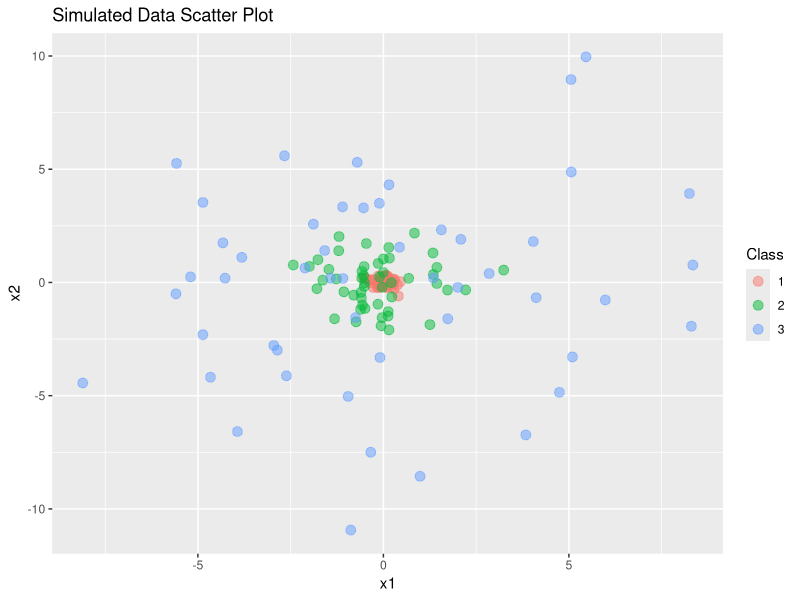

The R source for this figure: (Note: this script raises an error after producing the figure.)
# load relevant libraries
library(caret)
library(tidyverse)
library(ggpubr)
library(e1071)
library(ggplot2)
library(pROC)

# simulate non-linearly separable data: three-class dataset with 50 obs in each class + 2 features
set.seed(42)
class1 = matrix(rnorm(n = 50 *2, mean = 0, sd = 0.2), ncol = 2)
class2 = matrix(rnorm(n = 50 *2, mean = 0, sd = 0.3), ncol = 2) * 4
class3 = matrix(rnorm(n = 50 *2, mean = 0, sd = 0.45), ncol = 2) * 9

# generate labels
lab = factor(1:3)
lab = rep(lab, each = 50) # 50 observations per label/class

# combine data into one data frame
df = as.data.frame(rbind(class1, class2, class3))
lab = as.data.frame(lab)
df = cbind(df, lab)
df

# rename columns
colnames(df)
names(df)[names(df) == "V1"] = "x1"
names(df)[names(df) == "V2"] = "x2"
names(df)[names(df) == "lab"] = "Class"
df

# plot simulated data
require(ggplot2)
require(reshape2)
ggplot(df, aes(x = x1, y = x2, colour = Class), ) +
  geom_point(size = 3, alpha = 0.5) +
  ggtitle("Simulated Data Scatter Plot")

# get training and test sets
set.seed(42)
train.index = createDataPartition(df$Class, p = 0.5, list = FALSE, times = 1)
train = df[train.index,]
test = df[-train.index, -3]

#############################    RBF Kernel    #################################

# set train control
fitControl = trainControl(method = "repeatedcv",
                          number = 5,
                          repeats = 3)

# set normal radial function
set.seed(42)
svm.Radial = train(Class ~., data = train, method = "svmRadial",
                   trControl = fitControl,
                   preProcess = c("center", "scale"),
                   tuneLength = 5)
svm.Radial

# plot radial function
plot(svm.Radial)

# tune both parameters C and sigma
grid.Radial = expand.grid(sigma = c(0.01, 0.1, 1, 3, 10),
                         C = c(0.01, 0.1, 0.25,1, 10))

# set new radial function
set.seed(42)
svm.Radialg = train(Class ~., data = train, method = "svmRadial",
                    trControl = fitControl,
                    preProcess = c("center", "scale"),
                    tuneGrid = grid.Radial)
svm.Radialg # sigma = 3 and C = 1 

# plot new radial function with tuned parameters
plot(svm.Radialg)

# get test error / mean accuracy
pred.Radialg = predict(svm.Radialg, train[,-3])
radial.macc = mean(pred.Radialg == train[,3])
radial.macc # mean accuracy = 0.8533333
radial.terr = 1 - radial.macc
radial.terr # test error = 0.1466667

#########################    Polynomial Kernel    ##############################

# set polynomial function
svm.Polynomial = train(Class ~., data = train, method = "svmPoly",
                       trControl = fitControl,
                       preProcess = c("center", "scale"),
                       tunelength = 5)
svm.Polynomial # polynomial degree = 3, scale = 0.1 and C = 1

# plot polynomial function
plot(svm.Polynomial)

# get test error / mean accuracy
pred.Polynomial = predict(svm.Polynomial, train[,-3])
poly.macc = mean(pred.Polynomial == train[,3])
poly.macc # mean accuracy = 0.6933333
poly.terr = 1 - poly.macc
poly.terr # test error = 0.3066667

##################    Support Vector Classifier (SVC)    #######################

# tune parameter C
grid.SVC = expand.grid(C = c(0.01, 0.1, 1, 10, 100))

# set SVC
svm.SVC = train(Class ~., train, method = "svmLinear",
                trControl = fitControl,
                preProcess = c("center", "scale"),
                tuneGrid = grid.SVC)
svm.SVC # C = 10

# plot SVC
plot(svm.SVC)

# get test error / mean accuracy
pred.SVC = predict(svm.SVC, train[,-3])
svc.macc =  mean(pred.SVC == train[,3])
svc.macc # mean accuracy = 0.5333333
svc.terr = 1 - svc.macc
svc.terr # test error = 0.4666667

